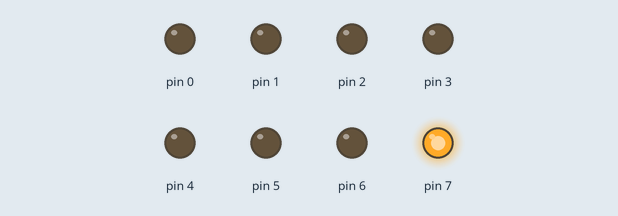
A sketch run on a simulated Arduino Uno, built with avr-gcc and run on an emulated ATmega328P. Parts: output pins drawn as LEDs (lit = HIGH).

Above: at 0.1 s.
Timing chart, 0 to 1.6 s (numbered marks = the images above):
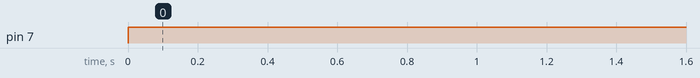

The sketch:

sketch.ino
```cpp
void setup() {
  volatile char *portD_DDR;
  portD_DDR = 0x2A;
  *portD_DDR = 0xFF;
}

void loop() {
  // put your main code here, to run repeatedly:
  volatile char *x;
  x = 0x2B;
  *x = 128;
}
```

Measured:
- by itself, pin 7: LOW → HIGH at 0.00 s
